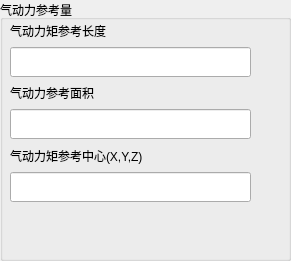
          <widget class="QGroupBox" name="groupBox_18">
           <property name="geometry">
            <rect>
             <x>10</x>
             <y>440</y>
             <width>291</width>
             <height>261</height>
            </rect>
           </property>
           <property name="minimumSize">
            <size>
             <width>291</width>
             <height>0</height>
            </size>
           </property>
           <property name="title">
            <string>气动力参考量</string>
           </property>
           <widget class="QWidget" name="layoutWidget">
            <property name="geometry">
             <rect>
              <x>10</x>
              <y>20</y>
              <width>271</width>
              <height>182</height>
             </rect>
            </property>
            <layout class="QGridLayout" name="gridLayout_22">
             <item row="2" column="1">
              <spacer name="horizontalSpacer_28">
               <property name="orientation">
                <enum>Qt::Horizontal</enum>
               </property>
               <property name="sizeType">
                <enum>QSizePolicy::Fixed</enum>
               </property>
               <property name="sizeHint" stdset="0">
                <size>
                 <width>30</width>
                 <height>20</height>
                </size>
               </property>
              </spacer>
             </item>
             <item row="4" column="1">
              <spacer name="horizontalSpacer_29">
               <property name="orientation">
                <enum>Qt::Horizontal</enum>
               </property>
               <property name="sizeType">
                <enum>QSizePolicy::Fixed</enum>
               </property>
               <property name="sizeHint" stdset="0">
                <size>
                 <width>30</width>
                 <height>20</height>
                </size>
               </property>
              </spacer>
             </item>
             <item row="3" column="0">
              <widget class="QLineEdit" name="qd_textmianji">
               <property name="sizePolicy">
                <sizepolicy hsizetype="Expanding" vsizetype="Fixed">
                 <horstretch>0</horstretch>
                 <verstretch>0</verstretch>
                </sizepolicy>
               </property>
               <property name="minimumSize">
                <size>
                 <width>0</width>
                 <height>30</height>
                </size>
               </property>
               <property name="font">
                <font>
                 <pointsize>11</pointsize>
                </font>
               </property>
               <property name="text">
                <string/>
               </property>
               <property name="alignment">
                <set>Qt::AlignCenter</set>
               </property>
              </widget>
             </item>
             <item row="0" column="1">
              <spacer name="horizontalSpacer_27">
               <property name="orientation">
                <enum>Qt::Horizontal</enum>
               </property>
               <property name="sizeType">
                <enum>QSizePolicy::Fixed</enum>
               </property>
               <property name="sizeHint" stdset="0">
                <size>
                 <width>30</width>
                 <height>20</height>
                </size>
               </property>
              </spacer>
             </item>
             <item row="2" column="0">
              <widget class="QLabel" name="label_qdmj">
               <property name="sizePolicy">
                <sizepolicy hsizetype="Fixed" vsizetype="Preferred">
                 <horstretch>0</horstretch>
                 <verstretch>0</verstretch>
                </sizepolicy>
               </property>
               <property name="minimumSize">
                <size>
                 <width>100</width>
                 <height>0</height>
                </size>
               </property>
               <property name="font">
                <font>
                 <pointsize>9</pointsize>
                </font>
               </property>
               <property name="text">
                <string>气动力参考面积</string>
               </property>
              </widget>
             </item>
             <item row="4" column="0">
              <widget class="QLabel" name="label_qdzx">
               <property name="sizePolicy">
                <sizepolicy hsizetype="Fixed" vsizetype="Preferred">
                 <horstretch>0</horstretch>
                 <verstretch>0</verstretch>
                </sizepolicy>
               </property>
               <property name="minimumSize">
                <size>
                 <width>120</width>
                 <height>0</height>
                </size>
               </property>
               <property name="font">
                <font>
                 <pointsize>9</pointsize>
                </font>
               </property>
               <property name="text">
                <string>气动力矩参考中心(X,Y,Z)</string>
               </property>
              </widget>
             </item>
             <item row="0" column="0">
              <widget class="QLabel" name="label_qdcd">
               <property name="sizePolicy">
                <sizepolicy hsizetype="Fixed" vsizetype="Preferred">
                 <horstretch>0</horstretch>
                 <verstretch>0</verstretch>
                </sizepolicy>
               </property>
               <property name="minimumSize">
                <size>
                 <width>100</width>
                 <height>0</height>
                </size>
               </property>
               <property name="font">
                <font>
                 <pointsize>9</pointsize>
                </font>
               </property>
               <property name="text">
                <string>气动力矩参考长度</string>
               </property>
              </widget>
             </item>
             <item row="5" column="0">
              <widget class="QLineEdit" name="qd_textzhongxin">
               <property name="sizePolicy">
                <sizepolicy hsizetype="Expanding" vsizetype="Fixed">
                 <horstretch>0</horstretch>
                 <verstretch>0</verstretch>
                </sizepolicy>
               </property>
               <property name="minimumSize">
                <size>
                 <width>0</width>
                 <height>30</height>
                </size>
               </property>
               <property name="font">
                <font>
                 <pointsize>11</pointsize>
                </font>
               </property>
               <property name="toolTip">
                <string>请输入中心的XYZ值</string>
               </property>
               <property name="text">
                <string/>
               </property>
               <property name="alignment">
                <set>Qt::AlignCenter</set>
               </property>
              </widget>
             </item>
             <item row="1" column="0">
              <widget class="QLineEdit" name="qd_textchangdu">
               <property name="sizePolicy">
                <sizepolicy hsizetype="Expanding" vsizetype="Fixed">
                 <horstretch>0</horstretch>
                 <verstretch>0</verstretch>
                </sizepolicy>
               </property>
               <property name="minimumSize">
                <size>
                 <width>0</width>
                 <height>30</height>
                </size>
               </property>
               <property name="font">
                <font>
                 <pointsize>11</pointsize>
                </font>
               </property>
               <property name="text">
                <string/>
               </property>
               <property name="alignment">
                <set>Qt::AlignCenter</set>
               </property>
              </widget>
             </item>
            </layout>
           </widget>
          </widget>
